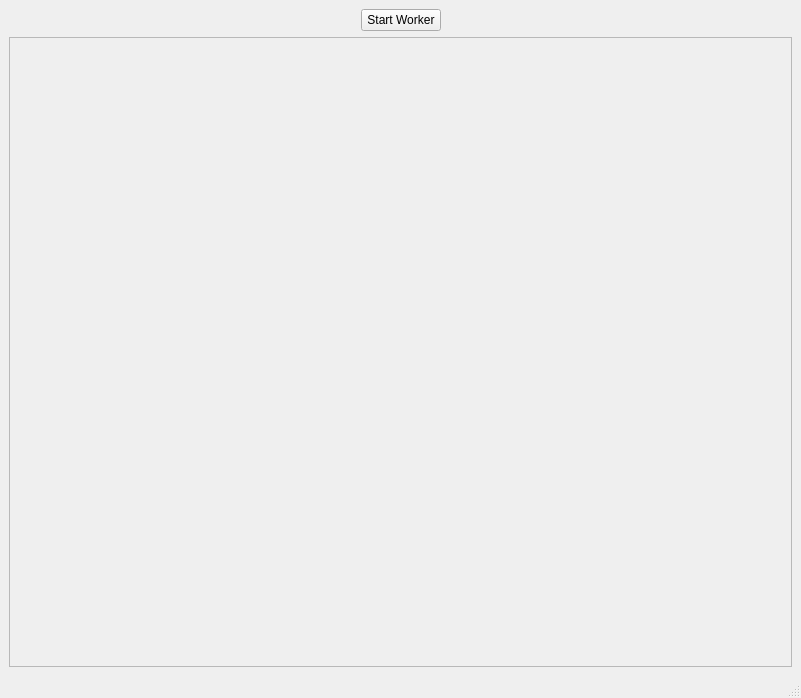
<?xml version="1.0" encoding="UTF-8"?>
<ui version="4.0">
 <class>MainWindow</class>
 <widget class="QMainWindow" name="MainWindow">
  <property name="geometry">
   <rect>
    <x>0</x>
    <y>0</y>
    <width>801</width>
    <height>698</height>
   </rect>
  </property>
  <property name="sizePolicy">
   <sizepolicy hsizetype="Preferred" vsizetype="Minimum">
    <horstretch>0</horstretch>
    <verstretch>0</verstretch>
   </sizepolicy>
  </property>
  <property name="windowTitle">
   <string>MainWindow</string>
  </property>
  <widget class="QWidget" name="centralwidget">
   <layout class="QVBoxLayout" name="verticalLayout">
    <item>
     <layout class="QHBoxLayout" name="horizontalLayout">
      <item>
       <spacer name="horizontalSpacer">
        <property name="orientation">
         <enum>Qt::Orientation::Horizontal</enum>
        </property>
        <property name="sizeHint" stdset="0">
         <size>
          <width>40</width>
          <height>20</height>
         </size>
        </property>
       </spacer>
      </item>
      <item>
       <widget class="QPushButton" name="pb_start_worker">
        <property name="text">
         <string>Start Worker</string>
        </property>
       </widget>
      </item>
      <item>
       <spacer name="horizontalSpacer_2">
        <property name="orientation">
         <enum>Qt::Orientation::Horizontal</enum>
        </property>
        <property name="sizeHint" stdset="0">
         <size>
          <width>40</width>
          <height>20</height>
         </size>
        </property>
       </spacer>
      </item>
     </layout>
    </item>
    <item>
     <widget class="QScrollArea" name="frm_progress_bars_container">
      <property name="widgetResizable">
       <bool>true</bool>
      </property>
      <widget class="QWidget" name="scrollAreaWidgetContents">
       <property name="geometry">
        <rect>
         <x>0</x>
         <y>0</y>
         <width>775</width>
         <height>579</height>
        </rect>
       </property>
       <layout class="QVBoxLayout" name="verticalLayout_2">
        <item>
         <spacer name="verticalSpacer">
          <property name="orientation">
           <enum>Qt::Orientation::Vertical</enum>
          </property>
          <property name="sizeHint" stdset="0">
           <size>
            <width>20</width>
            <height>552</height>
           </size>
          </property>
         </spacer>
        </item>
       </layout>
      </widget>
     </widget>
    </item>
   </layout>
  </widget>
  <widget class="QMenuBar" name="menubar">
   <property name="geometry">
    <rect>
     <x>0</x>
     <y>0</y>
     <width>801</width>
     <height>24</height>
    </rect>
   </property>
  </widget>
  <widget class="QStatusBar" name="statusbar"/>
 </widget>
 <resources/>
 <connections/>
</ui>
